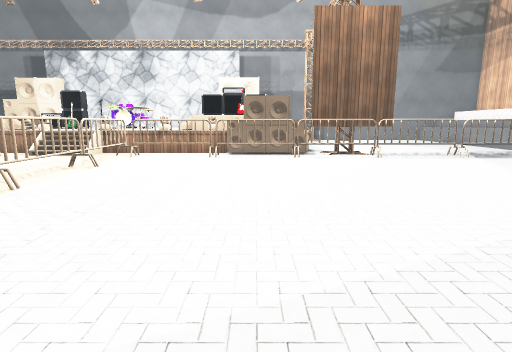
view 1 (above)

17 first-person views from a walk through a scene from a Unity 3-D project. The camera is 1.3 m above the floor, tilts 10° down and sees 80° across. The floor is counted in squares, 0.95 m on a side. Each view is taken from the middle of a square. On the plan, view 1 faces up. The plan holds only what a view shows up to about 14 squares ahead; the rest is blank. The place goes on beyond the plan. The player character is not drawn. Some animated figures are left out. Some surface patterns are stand-ins.

view 2
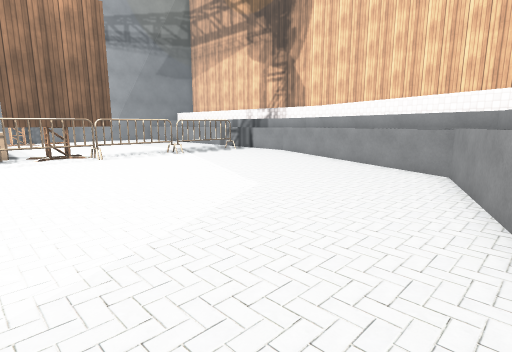

view 3
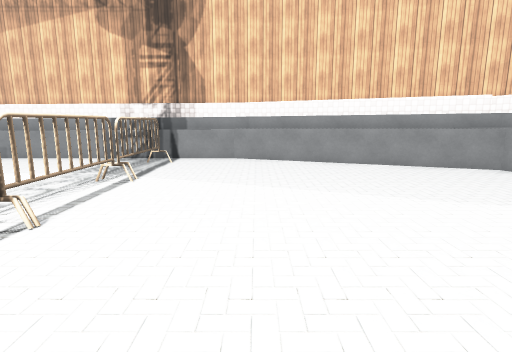

view 4
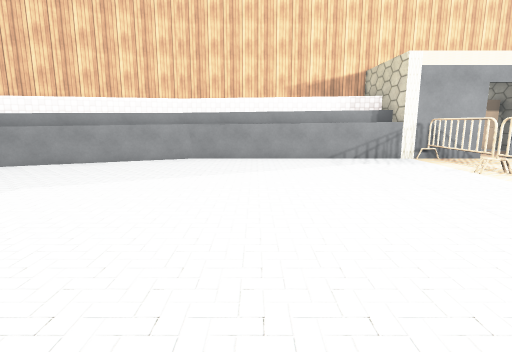

view 5
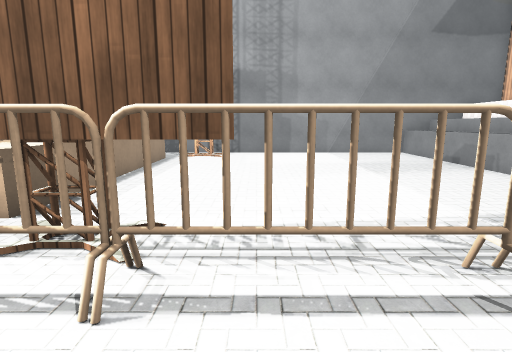

view 6
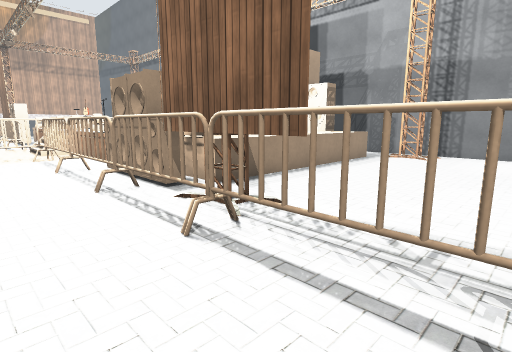

view 7
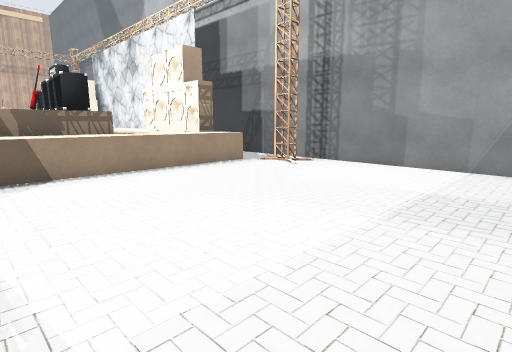

view 8
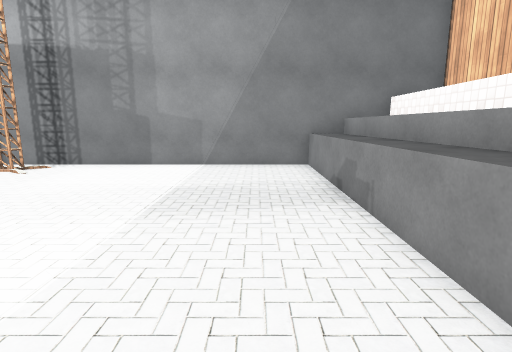

view 9
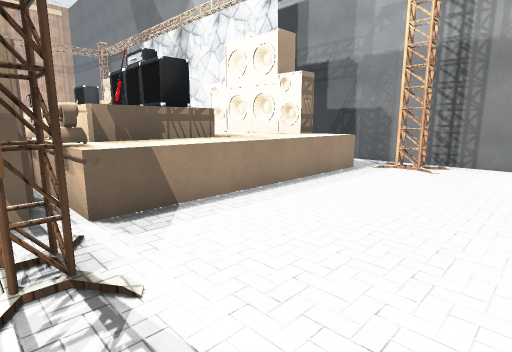

view 10
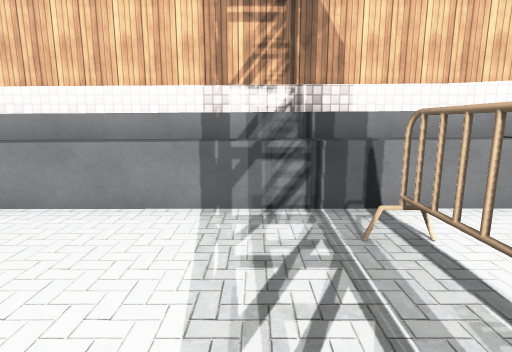

view 11
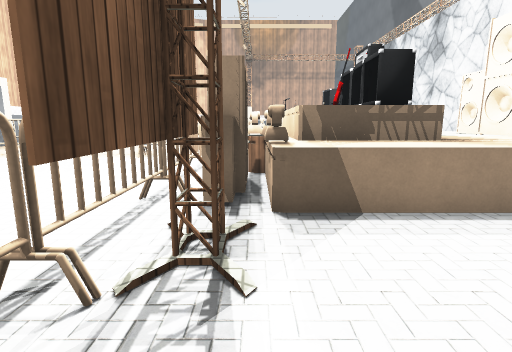

view 12
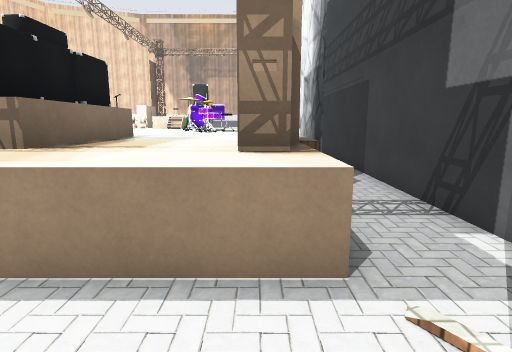

view 13
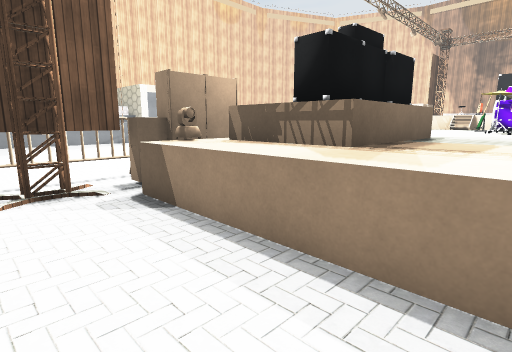

view 14
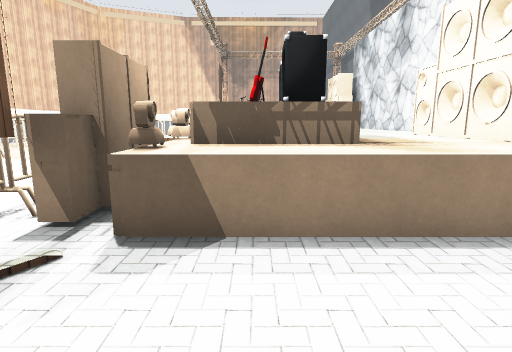

view 15
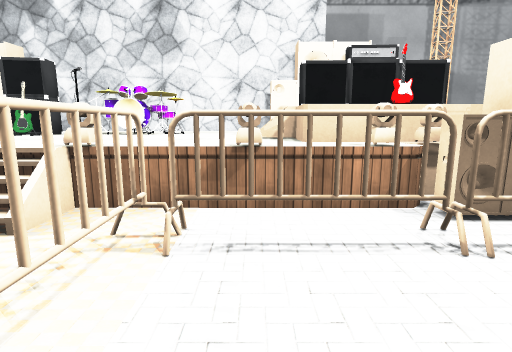

view 16
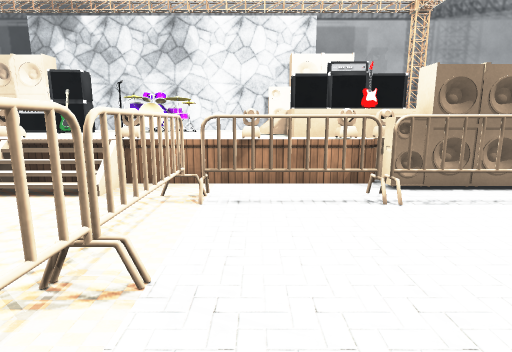

view 17
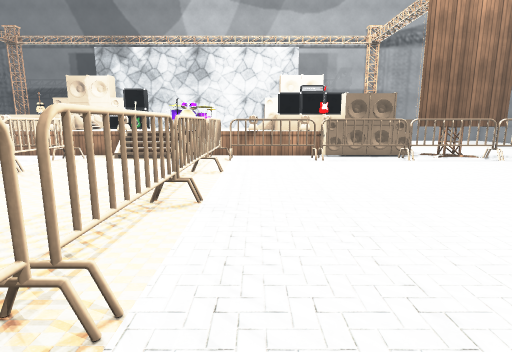

### Floor plan
Key: @ floor where view 1 was taken; # wall or solid block; . main floor; : floor 1 m higher than the main floor; = window, fence, low wall or low ledge; ^ raised ledge; S speaker; T thing the floor can be seen under or through; B barricade; G guitar; R drum; O other object.
Columns run from 7 left of view 1 to 15 right of it. Each row starts with its distance up from view 1.
 24 #####################^^
 23      # ...##........^^^
 22 ######SSOO..........^^^
 21  :::SSSSSO..........^^^
 20 #:::::OOOO..........^^^
 19 R#::::OOOO..........^^^
 18 O=::##OOOO..........^^^
 17  ::OOOOOOO..........^^^
 16  ::OO G OO..........^^^
 15  :::#OOOOO..........^^^
 14 O==O=OSSSS..........^^^
 13 #.....SSSSTTTT......^^^
 12  .BBBBBBBBBBBBBBBBB.^^^
 11  .B.................^^^
 10  .B.................^^^
  9  .B................=^^^
  8  .B................^^^#
  7  .B................^^ #
  6  .B...............^^^^
  5  .B...............^^^#
  4  .B..............=^^^#
  3  .B..............^^^#
  2  .B.............=^^ #
  1  .B...........^^^^^^#
  0  .B....@...#^^^#####
 -1 ###^^^^^^^^^^#####
 -2   ######^^^^###
 -3           ##

Positions as (right, up) in squares from view 1, and headings:
1: (0, 0), facing up
2: (1, 0), facing up-right
3: (1, 9), facing right
4: (1, 11), facing down
5: (6, 10), facing up
6: (8, 10), facing up-left
7: (11, 14), facing up-left
8: (11, 14), facing up
9: (7, 13), facing up-left
10: (8, 14), facing right
11: (7, 14), facing left
12: (5, 21), facing left
13: (5, 20), facing down-left
14: (6, 16), facing left
15: (-4, 9), facing up
16: (-4, 7), facing up
17: (-4, 1), facing up
